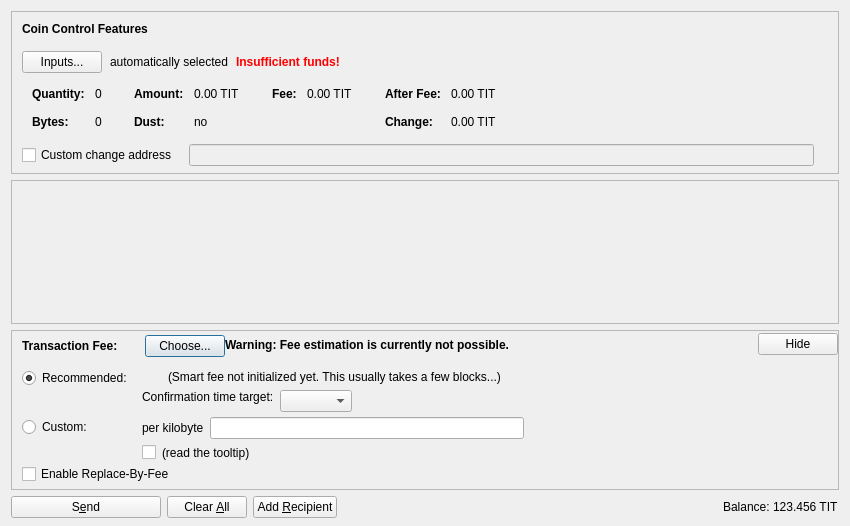
<?xml version="1.0" encoding="UTF-8"?>
<ui version="4.0">
 <class>SendCoinsDialog</class>
 <widget class="QDialog" name="SendCoinsDialog">
  <property name="geometry">
   <rect>
    <x>0</x>
    <y>0</y>
    <width>850</width>
    <height>526</height>
   </rect>
  </property>
  <property name="windowTitle">
   <string>Send Coins</string>
  </property>
  <layout class="QVBoxLayout" name="verticalLayout" stretch="0,1,0,0">
   <property name="bottomMargin">
    <number>8</number>
   </property>
   <item>
    <widget class="QFrame" name="frameCoinControl">
     <property name="sizePolicy">
      <sizepolicy hsizetype="Expanding" vsizetype="Expanding">
       <horstretch>0</horstretch>
       <verstretch>0</verstretch>
      </sizepolicy>
     </property>
     <property name="maximumSize">
      <size>
       <width>16777215</width>
       <height>16777215</height>
      </size>
     </property>
     <property name="frameShape">
      <enum>QFrame::StyledPanel</enum>
     </property>
     <property name="frameShadow">
      <enum>QFrame::Sunken</enum>
     </property>
     <layout class="QVBoxLayout" name="verticalLayoutCoinControl2">
      <property name="spacing">
       <number>0</number>
      </property>
      <property name="leftMargin">
       <number>0</number>
      </property>
      <property name="topMargin">
       <number>0</number>
      </property>
      <property name="rightMargin">
       <number>0</number>
      </property>
      <property name="bottomMargin">
       <number>6</number>
      </property>
      <item>
       <layout class="QVBoxLayout" name="verticalLayoutCoinControl" stretch="0,0,0,0,1">
        <property name="spacing">
         <number>0</number>
        </property>
        <property name="leftMargin">
         <number>10</number>
        </property>
        <property name="topMargin">
         <number>10</number>
        </property>
        <item>
         <layout class="QHBoxLayout" name="horizontalLayoutCoinControl1">
          <property name="bottomMargin">
           <number>15</number>
          </property>
          <item>
           <widget class="QLabel" name="labelCoinControlFeatures">
            <property name="sizePolicy">
             <sizepolicy hsizetype="Preferred" vsizetype="Maximum">
              <horstretch>0</horstretch>
              <verstretch>0</verstretch>
             </sizepolicy>
            </property>
            <property name="font">
             <font>
              <weight>75</weight>
              <bold>true</bold>
             </font>
            </property>
            <property name="styleSheet">
             <string notr="true">font-weight:bold;</string>
            </property>
            <property name="text">
             <string>Coin Control Features</string>
            </property>
           </widget>
          </item>
         </layout>
        </item>
        <item>
         <layout class="QHBoxLayout" name="horizontalLayoutCoinControl2" stretch="0,0,0,0">
          <property name="spacing">
           <number>8</number>
          </property>
          <property name="bottomMargin">
           <number>10</number>
          </property>
          <item>
           <widget class="QPushButton" name="pushButtonCoinControl">
            <property name="styleSheet">
             <string notr="true"/>
            </property>
            <property name="text">
             <string>Inputs...</string>
            </property>
            <property name="autoDefault">
             <bool>false</bool>
            </property>
           </widget>
          </item>
          <item>
           <widget class="QLabel" name="labelCoinControlAutomaticallySelected">
            <property name="text">
             <string>automatically selected</string>
            </property>
            <property name="margin">
             <number>5</number>
            </property>
           </widget>
          </item>
          <item>
           <widget class="QLabel" name="labelCoinControlInsuffFunds">
            <property name="font">
             <font>
              <weight>75</weight>
              <bold>true</bold>
             </font>
            </property>
            <property name="styleSheet">
             <string notr="true">color:red;font-weight:bold;</string>
            </property>
            <property name="text">
             <string>Insufficient funds!</string>
            </property>
            <property name="margin">
             <number>5</number>
            </property>
           </widget>
          </item>
          <item>
           <spacer name="horizontalSpacerCoinControl">
            <property name="orientation">
             <enum>Qt::Horizontal</enum>
            </property>
            <property name="sizeHint" stdset="0">
             <size>
              <width>40</width>
              <height>1</height>
             </size>
            </property>
           </spacer>
          </item>
         </layout>
        </item>
        <item>
         <widget class="QWidget" name="widgetCoinControl" native="true">
          <property name="sizePolicy">
           <sizepolicy hsizetype="Preferred" vsizetype="Preferred">
            <horstretch>0</horstretch>
            <verstretch>0</verstretch>
           </sizepolicy>
          </property>
          <property name="minimumSize">
           <size>
            <width>0</width>
            <height>0</height>
           </size>
          </property>
          <property name="styleSheet">
           <string notr="true"/>
          </property>
          <layout class="QHBoxLayout" name="horizontalLayoutCoinControl5">
           <property name="leftMargin">
            <number>0</number>
           </property>
           <property name="topMargin">
            <number>0</number>
           </property>
           <property name="rightMargin">
            <number>0</number>
           </property>
           <property name="bottomMargin">
            <number>0</number>
           </property>
           <item>
            <layout class="QHBoxLayout" name="horizontalLayoutCoinControl3" stretch="0,0,0,1">
             <property name="spacing">
              <number>20</number>
             </property>
             <property name="topMargin">
              <number>0</number>
             </property>
             <property name="bottomMargin">
              <number>10</number>
             </property>
             <item>
              <layout class="QFormLayout" name="formLayoutCoinControl1">
               <property name="horizontalSpacing">
                <number>10</number>
               </property>
               <property name="verticalSpacing">
                <number>14</number>
               </property>
               <property name="leftMargin">
                <number>10</number>
               </property>
               <property name="topMargin">
                <number>4</number>
               </property>
               <property name="rightMargin">
                <number>6</number>
               </property>
               <item row="0" column="0">
                <widget class="QLabel" name="labelCoinControlQuantityText">
                 <property name="font">
                  <font>
                   <weight>75</weight>
                   <bold>true</bold>
                  </font>
                 </property>
                 <property name="text">
                  <string>Quantity:</string>
                 </property>
                 <property name="margin">
                  <number>0</number>
                 </property>
                </widget>
               </item>
               <item row="0" column="1">
                <widget class="QLabel" name="labelCoinControlQuantity">
                 <property name="cursor">
                  <cursorShape>IBeamCursor</cursorShape>
                 </property>
                 <property name="contextMenuPolicy">
                  <enum>Qt::ActionsContextMenu</enum>
                 </property>
                 <property name="text">
                  <string notr="true">0</string>
                 </property>
                 <property name="margin">
                  <number>0</number>
                 </property>
                 <property name="textInteractionFlags">
                  <set>Qt::LinksAccessibleByMouse|Qt::TextSelectableByKeyboard|Qt::TextSelectableByMouse</set>
                 </property>
                </widget>
               </item>
               <item row="1" column="0">
                <widget class="QLabel" name="labelCoinControlBytesText">
                 <property name="font">
                  <font>
                   <weight>75</weight>
                   <bold>true</bold>
                  </font>
                 </property>
                 <property name="text">
                  <string>Bytes:</string>
                 </property>
                </widget>
               </item>
               <item row="1" column="1">
                <widget class="QLabel" name="labelCoinControlBytes">
                 <property name="cursor">
                  <cursorShape>IBeamCursor</cursorShape>
                 </property>
                 <property name="contextMenuPolicy">
                  <enum>Qt::ActionsContextMenu</enum>
                 </property>
                 <property name="text">
                  <string notr="true">0</string>
                 </property>
                 <property name="textInteractionFlags">
                  <set>Qt::LinksAccessibleByMouse|Qt::TextSelectableByKeyboard|Qt::TextSelectableByMouse</set>
                 </property>
                </widget>
               </item>
              </layout>
             </item>
             <item>
              <layout class="QFormLayout" name="formLayoutCoinControl2">
               <property name="horizontalSpacing">
                <number>10</number>
               </property>
               <property name="verticalSpacing">
                <number>14</number>
               </property>
               <property name="leftMargin">
                <number>6</number>
               </property>
               <property name="topMargin">
                <number>4</number>
               </property>
               <property name="rightMargin">
                <number>6</number>
               </property>
               <item row="0" column="0">
                <widget class="QLabel" name="labelCoinControlAmountText">
                 <property name="font">
                  <font>
                   <weight>75</weight>
                   <bold>true</bold>
                  </font>
                 </property>
                 <property name="text">
                  <string>Amount:</string>
                 </property>
                 <property name="margin">
                  <number>0</number>
                 </property>
                </widget>
               </item>
               <item row="0" column="1">
                <widget class="QLabel" name="labelCoinControlAmount">
                 <property name="cursor">
                  <cursorShape>IBeamCursor</cursorShape>
                 </property>
                 <property name="contextMenuPolicy">
                  <enum>Qt::ActionsContextMenu</enum>
                 </property>
                 <property name="text">
                  <string notr="true">0.00 TIT</string>
                 </property>
                 <property name="textInteractionFlags">
                  <set>Qt::LinksAccessibleByMouse|Qt::TextSelectableByKeyboard|Qt::TextSelectableByMouse</set>
                 </property>
                </widget>
               </item>
               <item row="1" column="0">
                <widget class="QLabel" name="labelCoinControlLowOutputText">
                 <property name="font">
                  <font>
                   <weight>75</weight>
                   <bold>true</bold>
                  </font>
                 </property>
                 <property name="text">
                  <string>Dust:</string>
                 </property>
                </widget>
               </item>
               <item row="1" column="1">
                <widget class="QLabel" name="labelCoinControlLowOutput">
                 <property name="cursor">
                  <cursorShape>IBeamCursor</cursorShape>
                 </property>
                 <property name="contextMenuPolicy">
                  <enum>Qt::ActionsContextMenu</enum>
                 </property>
                 <property name="text">
                  <string notr="true">no</string>
                 </property>
                 <property name="textInteractionFlags">
                  <set>Qt::LinksAccessibleByMouse|Qt::TextSelectableByKeyboard|Qt::TextSelectableByMouse</set>
                 </property>
                </widget>
               </item>
              </layout>
             </item>
             <item>
              <layout class="QFormLayout" name="formLayoutCoinControl3">
               <property name="horizontalSpacing">
                <number>10</number>
               </property>
               <property name="verticalSpacing">
                <number>14</number>
               </property>
               <property name="leftMargin">
                <number>6</number>
               </property>
               <property name="topMargin">
                <number>4</number>
               </property>
               <property name="rightMargin">
                <number>6</number>
               </property>
               <item row="0" column="0">
                <widget class="QLabel" name="labelCoinControlFeeText">
                 <property name="font">
                  <font>
                   <weight>75</weight>
                   <bold>true</bold>
                  </font>
                 </property>
                 <property name="text">
                  <string>Fee:</string>
                 </property>
                 <property name="margin">
                  <number>0</number>
                 </property>
                </widget>
               </item>
               <item row="0" column="1">
                <widget class="QLabel" name="labelCoinControlFee">
                 <property name="cursor">
                  <cursorShape>IBeamCursor</cursorShape>
                 </property>
                 <property name="contextMenuPolicy">
                  <enum>Qt::ActionsContextMenu</enum>
                 </property>
                 <property name="text">
                  <string notr="true">0.00 TIT</string>
                 </property>
                 <property name="textInteractionFlags">
                  <set>Qt::LinksAccessibleByMouse|Qt::TextSelectableByKeyboard|Qt::TextSelectableByMouse</set>
                 </property>
                </widget>
               </item>
              </layout>
             </item>
             <item>
              <layout class="QFormLayout" name="formLayoutCoinControl4">
               <property name="horizontalSpacing">
                <number>10</number>
               </property>
               <property name="verticalSpacing">
                <number>14</number>
               </property>
               <property name="leftMargin">
                <number>6</number>
               </property>
               <property name="topMargin">
                <number>4</number>
               </property>
               <property name="rightMargin">
                <number>6</number>
               </property>
               <item row="0" column="0">
                <widget class="QLabel" name="labelCoinControlAfterFeeText">
                 <property name="font">
                  <font>
                   <weight>75</weight>
                   <bold>true</bold>
                  </font>
                 </property>
                 <property name="text">
                  <string>After Fee:</string>
                 </property>
                 <property name="margin">
                  <number>0</number>
                 </property>
                </widget>
               </item>
               <item row="0" column="1">
                <widget class="QLabel" name="labelCoinControlAfterFee">
                 <property name="cursor">
                  <cursorShape>IBeamCursor</cursorShape>
                 </property>
                 <property name="contextMenuPolicy">
                  <enum>Qt::ActionsContextMenu</enum>
                 </property>
                 <property name="text">
                  <string notr="true">0.00 TIT</string>
                 </property>
                 <property name="textInteractionFlags">
                  <set>Qt::LinksAccessibleByMouse|Qt::TextSelectableByKeyboard|Qt::TextSelectableByMouse</set>
                 </property>
                </widget>
               </item>
               <item row="1" column="0">
                <widget class="QLabel" name="labelCoinControlChangeText">
                 <property name="font">
                  <font>
                   <weight>75</weight>
                   <bold>true</bold>
                  </font>
                 </property>
                 <property name="text">
                  <string>Change:</string>
                 </property>
                </widget>
               </item>
               <item row="1" column="1">
                <widget class="QLabel" name="labelCoinControlChange">
                 <property name="cursor">
                  <cursorShape>IBeamCursor</cursorShape>
                 </property>
                 <property name="contextMenuPolicy">
                  <enum>Qt::ActionsContextMenu</enum>
                 </property>
                 <property name="text">
                  <string notr="true">0.00 TIT</string>
                 </property>
                 <property name="textInteractionFlags">
                  <set>Qt::LinksAccessibleByMouse|Qt::TextSelectableByKeyboard|Qt::TextSelectableByMouse</set>
                 </property>
                </widget>
               </item>
              </layout>
             </item>
            </layout>
           </item>
          </layout>
         </widget>
        </item>
        <item>
         <layout class="QHBoxLayout" name="horizontalLayoutCoinControl4" stretch="0,0,0">
          <property name="spacing">
           <number>12</number>
          </property>
          <property name="sizeConstraint">
           <enum>QLayout::SetDefaultConstraint</enum>
          </property>
          <property name="topMargin">
           <number>5</number>
          </property>
          <property name="rightMargin">
           <number>5</number>
          </property>
          <item>
           <widget class="QCheckBox" name="checkBoxCoinControlChange">
            <property name="toolTip">
             <string>If this is activated, but the change address is empty or invalid, change will be sent to a newly generated address.</string>
            </property>
            <property name="text">
             <string>Custom change address</string>
            </property>
           </widget>
          </item>
          <item>
           <widget class="QValidatedLineEdit" name="lineEditCoinControlChange">
            <property name="enabled">
             <bool>false</bool>
            </property>
            <property name="sizePolicy">
             <sizepolicy hsizetype="Expanding" vsizetype="Fixed">
              <horstretch>0</horstretch>
              <verstretch>0</verstretch>
             </sizepolicy>
            </property>
           </widget>
          </item>
          <item>
           <widget class="QLabel" name="labelCoinControlChangeLabel">
            <property name="sizePolicy">
             <sizepolicy hsizetype="Preferred" vsizetype="Expanding">
              <horstretch>0</horstretch>
              <verstretch>0</verstretch>
             </sizepolicy>
            </property>
            <property name="minimumSize">
             <size>
              <width>0</width>
              <height>0</height>
             </size>
            </property>
            <property name="text">
             <string/>
            </property>
            <property name="margin">
             <number>3</number>
            </property>
           </widget>
          </item>
         </layout>
        </item>
        <item>
         <spacer name="verticalSpacerCoinControl">
          <property name="orientation">
           <enum>Qt::Vertical</enum>
          </property>
          <property name="sizeHint" stdset="0">
           <size>
            <width>800</width>
            <height>1</height>
           </size>
          </property>
         </spacer>
        </item>
       </layout>
      </item>
     </layout>
    </widget>
   </item>
   <item>
    <widget class="QScrollArea" name="scrollArea">
     <property name="widgetResizable">
      <bool>true</bool>
     </property>
     <widget class="QWidget" name="scrollAreaWidgetContents">
      <property name="geometry">
       <rect>
        <x>0</x>
        <y>0</y>
        <width>830</width>
        <height>104</height>
       </rect>
      </property>
      <layout class="QVBoxLayout" name="verticalLayout_2" stretch="0,1">
       <property name="leftMargin">
        <number>0</number>
       </property>
       <property name="topMargin">
        <number>0</number>
       </property>
       <property name="rightMargin">
        <number>0</number>
       </property>
       <property name="bottomMargin">
        <number>0</number>
       </property>
       <item>
        <layout class="QVBoxLayout" name="entries">
         <property name="spacing">
          <number>6</number>
         </property>
        </layout>
       </item>
       <item>
        <spacer name="verticalSpacer">
         <property name="orientation">
          <enum>Qt::Vertical</enum>
         </property>
         <property name="sizeHint" stdset="0">
          <size>
           <width>20</width>
           <height>40</height>
          </size>
         </property>
        </spacer>
       </item>
      </layout>
     </widget>
    </widget>
   </item>
   <item>
    <widget class="QFrame" name="frameFee">
     <property name="sizePolicy">
      <sizepolicy hsizetype="Expanding" vsizetype="Expanding">
       <horstretch>0</horstretch>
       <verstretch>0</verstretch>
      </sizepolicy>
     </property>
     <property name="maximumSize">
      <size>
       <width>16777215</width>
       <height>16777215</height>
      </size>
     </property>
     <property name="frameShape">
      <enum>QFrame::StyledPanel</enum>
     </property>
     <property name="frameShadow">
      <enum>QFrame::Sunken</enum>
     </property>
     <layout class="QVBoxLayout" name="verticalLayoutFee1">
      <property name="spacing">
       <number>0</number>
      </property>
      <property name="leftMargin">
       <number>0</number>
      </property>
      <property name="topMargin">
       <number>0</number>
      </property>
      <property name="rightMargin">
       <number>0</number>
      </property>
      <property name="bottomMargin">
       <number>0</number>
      </property>
      <item>
       <layout class="QVBoxLayout" name="verticalLayoutFee2" stretch="0,0,0">
        <property name="spacing">
         <number>0</number>
        </property>
        <property name="leftMargin">
         <number>10</number>
        </property>
        <property name="topMargin">
         <number>0</number>
        </property>
        <item>
         <layout class="QHBoxLayout" name="horizontalLayoutFee1">
          <property name="bottomMargin">
           <number>0</number>
          </property>
          <item>
           <layout class="QVBoxLayout" name="verticalLayoutFee7">
            <property name="spacing">
             <number>0</number>
            </property>
            <item>
             <spacer name="verticalSpacerSmartFee">
              <property name="orientation">
               <enum>Qt::Vertical</enum>
              </property>
              <property name="sizeType">
               <enum>QSizePolicy::Fixed</enum>
              </property>
              <property name="sizeHint" stdset="0">
               <size>
                <width>1</width>
                <height>4</height>
               </size>
              </property>
             </spacer>
            </item>
            <item>
             <layout class="QHBoxLayout" name="horizontalLayoutSmartFee">
              <property name="spacing">
               <number>10</number>
              </property>
              <item>
               <widget class="QLabel" name="labelFeeHeadline">
                <property name="sizePolicy">
                 <sizepolicy hsizetype="Preferred" vsizetype="Maximum">
                  <horstretch>0</horstretch>
                  <verstretch>0</verstretch>
                 </sizepolicy>
                </property>
                <property name="font">
                 <font>
                  <weight>75</weight>
                  <bold>true</bold>
                 </font>
                </property>
                <property name="styleSheet">
                 <string notr="true">font-weight:bold;</string>
                </property>
                <property name="text">
                 <string>Transaction Fee:</string>
                </property>
               </widget>
              </item>
              <item>
               <widget class="QLabel" name="labelFeeMinimized">
                <property name="text">
                 <string/>
                </property>
               </widget>
              </item>
              <item>
               <widget class="QPushButton" name="buttonChooseFee">
                <property name="text">
                 <string>Choose...</string>
                </property>
               </widget>
              </item>
             </layout>
            </item>
            <item>
             <spacer name="verticalSpacer_5">
              <property name="orientation">
               <enum>Qt::Vertical</enum>
              </property>
              <property name="sizeHint" stdset="0">
               <size>
                <width>1</width>
                <height>1</height>
               </size>
              </property>
             </spacer>
            </item>
           </layout>
          </item>
          <item>
           <widget class="QLabel" name="fallbackFeeWarningLabel">
            <property name="toolTip">
             <string>Using the fallbackfee can result in sending a transaction that will take several hours or days (or never) to confirm. Consider choosing your fee manually or wait until you have validated the complete chain.</string>
            </property>
            <property name="font">
            <font>
                <weight>75</weight>
                <bold>true</bold>
            </font>
            </property>
            <property name="text">
             <string>Warning: Fee estimation is currently not possible.</string>
            </property>
            <property name="wordWrap">
             <bool>false</bool>
            </property>
           </widget>
          </item>
          <item>
           <spacer name="horizontalSpacer_4">
            <property name="orientation">
             <enum>Qt::Horizontal</enum>
            </property>
            <property name="sizeType">
             <enum>QSizePolicy::MinimumExpanding</enum>
            </property>
            <property name="sizeHint" stdset="0">
             <size>
              <width>40</width>
              <height>20</height>
             </size>
            </property>
           </spacer>
          </item>
          <item>
           <widget class="QPushButton" name="buttonMinimizeFee">
            <property name="toolTip">
             <string>collapse fee-settings</string>
            </property>
            <property name="text">
             <string>Hide</string>
            </property>
           </widget>
          </item>
         </layout>
        </item>
        <item>
         <widget class="QFrame" name="frameFeeSelection">
          <layout class="QVBoxLayout" name="verticalLayoutFee12">
           <property name="spacing">
            <number>0</number>
           </property>
           <property name="leftMargin">
            <number>0</number>
           </property>
           <property name="topMargin">
            <number>0</number>
           </property>
           <property name="rightMargin">
            <number>0</number>
           </property>
           <property name="bottomMargin">
            <number>0</number>
           </property>
           <item>
            <layout class="QGridLayout" name="gridLayoutFee">
             <property name="topMargin">
              <number>10</number>
             </property>
             <property name="bottomMargin">
              <number>4</number>
             </property>
             <property name="horizontalSpacing">
              <number>10</number>
             </property>
             <property name="verticalSpacing">
              <number>4</number>
             </property>
             <item row="1" column="1">
              <layout class="QVBoxLayout" name="verticalLayoutFee8">
               <property name="spacing">
                <number>6</number>
               </property>
               <item>
                <layout class="QHBoxLayout" name="horizontalLayoutFee13">
                 <item>
                  <widget class="QLabel" name="labelCustomPerKilobyte">
                   <property name="toolTip">
                    <string>If the custom fee is set to 1000 satoshis and the transaction is only 250 bytes, then &quot;per kilobyte&quot; only pays 250 satoshis in fee, while &quot;total at least&quot; pays 1000 satoshis. For transactions bigger than a kilobyte both pay by kilobyte.</string>
                   </property>
                   <property name="text">
                    <string>per kilobyte</string>
                   </property>
                  </widget>
                 </item>
                 <item>
                  <widget class="TitcoinAmountField" name="customFee"/>
                 </item>
                 <item>
                  <spacer name="horizontalSpacer_6">
                   <property name="orientation">
                    <enum>Qt::Horizontal</enum>
                   </property>
                   <property name="sizeHint" stdset="0">
                    <size>
                     <width>1</width>
                     <height>1</height>
                    </size>
                   </property>
                  </spacer>
                 </item>
                </layout>
               </item>
               <item>
                <layout class="QHBoxLayout" name="horizontalLayoutFee8">
                 <item>
                  <widget class="QCheckBox" name="checkBoxMinimumFee">
                   <property name="toolTip">
                    <string>Paying only the minimum fee is just fine as long as there is less transaction volume than space in the blocks. But be aware that this can end up in a never confirming transaction once there is more demand for titcoin transactions than the network can process.</string>
                   </property>
                   <property name="text">
                    <string/>
                   </property>
                  </widget>
                 </item>
                 <item>
                  <widget class="QLabel" name="labelMinFeeWarning">
                   <property name="enabled">
                    <bool>true</bool>
                   </property>
                   <property name="toolTip">
                    <string>Paying only the minimum fee is just fine as long as there is less transaction volume than space in the blocks. But be aware that this can end up in a never confirming transaction once there is more demand for titcoin transactions than the network can process.</string>
                   </property>
                   <property name="text">
                    <string>(read the tooltip)</string>
                   </property>
                   <property name="margin">
                    <number>5</number>
                   </property>
                  </widget>
                 </item>
                 <item>
                  <spacer name="horizontalSpacer_2">
                   <property name="orientation">
                    <enum>Qt::Horizontal</enum>
                   </property>
                   <property name="sizeHint" stdset="0">
                    <size>
                     <width>1</width>
                     <height>1</height>
                    </size>
                   </property>
                  </spacer>
                 </item>
                </layout>
               </item>
              </layout>
             </item>
             <item row="0" column="0">
              <layout class="QVBoxLayout" name="verticalLayoutFee4" stretch="0,1">
               <item>
                <widget class="QRadioButton" name="radioSmartFee">
                 <property name="text">
                  <string>Recommended:</string>
                 </property>
                 <property name="checked">
                  <bool>true</bool>
                 </property>
                 <attribute name="buttonGroup">
                  <string notr="true">groupFee</string>
                 </attribute>
                </widget>
               </item>
               <item>
                <spacer name="verticalSpacer_2">
                 <property name="orientation">
                  <enum>Qt::Vertical</enum>
                 </property>
                 <property name="sizeHint" stdset="0">
                  <size>
                   <width>1</width>
                   <height>1</height>
                  </size>
                 </property>
                </spacer>
               </item>
              </layout>
             </item>
             <item row="1" column="0">
              <layout class="QVBoxLayout" name="verticalLayoutFee9" stretch="0,1">
               <item>
                <widget class="QRadioButton" name="radioCustomFee">
                 <property name="text">
                  <string>Custom:</string>
                 </property>
                 <attribute name="buttonGroup">
                  <string notr="true">groupFee</string>
                 </attribute>
                </widget>
               </item>
               <item>
                <spacer name="verticalSpacer_6">
                 <property name="orientation">
                  <enum>Qt::Vertical</enum>
                 </property>
                 <property name="sizeHint" stdset="0">
                  <size>
                   <width>1</width>
                   <height>1</height>
                  </size>
                 </property>
                </spacer>
               </item>
              </layout>
             </item>
             <item row="0" column="1">
              <layout class="QVBoxLayout" name="verticalLayoutFee3" stretch="0,0,1">
               <property name="spacing">
                <number>6</number>
               </property>
               <property name="topMargin">
                <number>2</number>
               </property>
               <item>
                <layout class="QHBoxLayout" name="horizontalLayoutFee12">
                 <item>
                  <widget class="QLabel" name="labelSmartFee">
                   <property name="text">
                    <string/>
                   </property>
                   <property name="margin">
                    <number>2</number>
                   </property>
                  </widget>
                 </item>
                 <item>
                  <widget class="QLabel" name="labelFeeEstimation">
                   <property name="text">
                    <string/>
                   </property>
                  </widget>
                 </item>
                 <item>
                  <widget class="QLabel" name="labelSmartFee2">
                   <property name="text">
                    <string>(Smart fee not initialized yet. This usually takes a few blocks...)</string>
                   </property>
                   <property name="margin">
                    <number>2</number>
                   </property>
                  </widget>
                 </item>
                 <item>
                  <spacer name="horizontalSpacer_5">
                   <property name="orientation">
                    <enum>Qt::Horizontal</enum>
                   </property>
                   <property name="sizeHint" stdset="0">
                    <size>
                     <width>1</width>
                     <height>1</height>
                    </size>
                   </property>
                  </spacer>
                 </item>
                </layout>
               </item>
               <item>
                <layout class="QHBoxLayout" name="horizontalLayoutFee9">
                 <item>
                  <layout class="QVBoxLayout" name="verticalLayoutFee6">
                   <item>
                    <widget class="QLabel" name="labelSmartFee3">
                     <property name="text">
                      <string>Confirmation time target:</string>
                     </property>
                     <property name="margin">
                      <number>2</number>
                     </property>
                    </widget>
                   </item>
                   <item>
                    <spacer name="verticalSpacer_3">
                     <property name="orientation">
                      <enum>Qt::Vertical</enum>
                     </property>
                     <property name="sizeHint" stdset="0">
                      <size>
                       <width>1</width>
                       <height>1</height>
                      </size>
                     </property>
                    </spacer>
                   </item>
                  </layout>
                 </item>
                 <item>
                  <layout class="QVBoxLayout" name="verticalLayoutFee5">
                   <property name="rightMargin">
                    <number>30</number>
                   </property>
                   <item>
                    <layout class="QHBoxLayout" name="horizontalLayoutConfTarget">
                     <property name="bottomMargin">
                      <number>0</number>
                     </property>
                     <item>
                      <widget class="QComboBox" name="confTargetSelector"/>
                     </item>
                     <item>
                      <spacer name="horizontalSpacerConfTarget">
                       <property name="orientation">
                        <enum>Qt::Horizontal</enum>
                       </property>
                       <property name="sizeHint" stdset="0">
                        <size>
                         <width>40</width>
                         <height>20</height>
                        </size>
                       </property>
                      </spacer>
                     </item>
                    </layout>
                   </item>
                  </layout>
                 </item>
                </layout>
               </item>
               <item>
                <spacer name="verticalSpacer_4">
                 <property name="orientation">
                  <enum>Qt::Vertical</enum>
                 </property>
                 <property name="sizeHint" stdset="0">
                  <size>
                   <width>1</width>
                   <height>1</height>
                  </size>
                 </property>
                </spacer>
               </item>
              </layout>
             </item>
            </layout>
           </item>
           <item>
            <widget class="QCheckBox" name="optInRBF">
             <property name="text">
              <string>Enable Replace-By-Fee</string>
             </property>
             <property name="toolTip">
              <string>With Replace-By-Fee (BIP-125) you can increase a transaction's fee after it is sent. Without this, a higher fee may be recommended to compensate for increased transaction delay risk.</string>
             </property>
            </widget>
           </item>
          </layout>
         </widget>
        </item>
        <item>
         <spacer name="verticalSpacerFee">
          <property name="orientation">
           <enum>Qt::Vertical</enum>
          </property>
          <property name="sizeHint" stdset="0">
           <size>
            <width>40</width>
            <height>5</height>
           </size>
          </property>
         </spacer>
        </item>
       </layout>
      </item>
     </layout>
    </widget>
   </item>
   <item>
    <layout class="QHBoxLayout" name="horizontalLayout">
     <item>
      <widget class="QPushButton" name="sendButton">
       <property name="minimumSize">
        <size>
         <width>150</width>
         <height>0</height>
        </size>
       </property>
       <property name="toolTip">
        <string>Confirm the send action</string>
       </property>
       <property name="text">
        <string>S&amp;end</string>
       </property>
       <property name="icon">
        <iconset resource="../titcoin.qrc">
         <normaloff>:/icons/send</normaloff>:/icons/send</iconset>
       </property>
       <property name="autoDefault">
        <bool>false</bool>
       </property>
       <property name="default">
        <bool>false</bool>
       </property>
      </widget>
     </item>
     <item>
      <widget class="QPushButton" name="clearButton">
       <property name="sizePolicy">
        <sizepolicy hsizetype="Minimum" vsizetype="Fixed">
         <horstretch>0</horstretch>
         <verstretch>0</verstretch>
        </sizepolicy>
       </property>
       <property name="toolTip">
        <string>Clear all fields of the form.</string>
       </property>
       <property name="text">
        <string>Clear &amp;All</string>
       </property>
       <property name="icon">
        <iconset resource="../titcoin.qrc">
         <normaloff>:/icons/remove</normaloff>:/icons/remove</iconset>
       </property>
       <property name="autoDefault">
        <bool>false</bool>
       </property>
      </widget>
     </item>
     <item>
      <widget class="QPushButton" name="addButton">
       <property name="toolTip">
        <string>Send to multiple recipients at once</string>
       </property>
       <property name="text">
        <string>Add &amp;Recipient</string>
       </property>
       <property name="icon">
        <iconset resource="../titcoin.qrc">
         <normaloff>:/icons/add</normaloff>:/icons/add</iconset>
       </property>
       <property name="autoDefault">
        <bool>false</bool>
       </property>
      </widget>
     </item>
     <item>
      <spacer name="horizontalSpacer">
       <property name="orientation">
        <enum>Qt::Horizontal</enum>
       </property>
       <property name="sizeHint" stdset="0">
        <size>
         <width>40</width>
         <height>20</height>
        </size>
       </property>
      </spacer>
     </item>
     <item>
      <layout class="QHBoxLayout" name="horizontalLayout_2">
       <property name="spacing">
        <number>3</number>
       </property>
       <item>
        <widget class="QLabel" name="label">
         <property name="sizePolicy">
          <sizepolicy hsizetype="Preferred" vsizetype="Fixed">
           <horstretch>0</horstretch>
           <verstretch>0</verstretch>
          </sizepolicy>
         </property>
         <property name="text">
          <string>Balance:</string>
         </property>
        </widget>
       </item>
       <item>
        <widget class="QLabel" name="labelBalance">
         <property name="sizePolicy">
          <sizepolicy hsizetype="Preferred" vsizetype="Fixed">
           <horstretch>0</horstretch>
           <verstretch>0</verstretch>
          </sizepolicy>
         </property>
         <property name="cursor">
          <cursorShape>IBeamCursor</cursorShape>
         </property>
         <property name="text">
          <string notr="true">123.456 TIT</string>
         </property>
         <property name="textInteractionFlags">
          <set>Qt::LinksAccessibleByMouse|Qt::TextSelectableByKeyboard|Qt::TextSelectableByMouse</set>
         </property>
        </widget>
       </item>
      </layout>
     </item>
    </layout>
   </item>
  </layout>
 </widget>
 <customwidgets>
  <customwidget>
   <class>QValidatedLineEdit</class>
   <extends>QLineEdit</extends>
   <header>qt/qvalidatedlineedit.h</header>
  </customwidget>
  <customwidget>
   <class>TitcoinAmountField</class>
   <extends>QLineEdit</extends>
   <header>qt/titcoinamountfield.h</header>
   <container>1</container>
  </customwidget>
 </customwidgets>
 <resources>
  <include location="../titcoin.qrc"/>
 </resources>
 <connections/>
 <buttongroups>
  <buttongroup name="groupFee"/>
 </buttongroups>
</ui>
